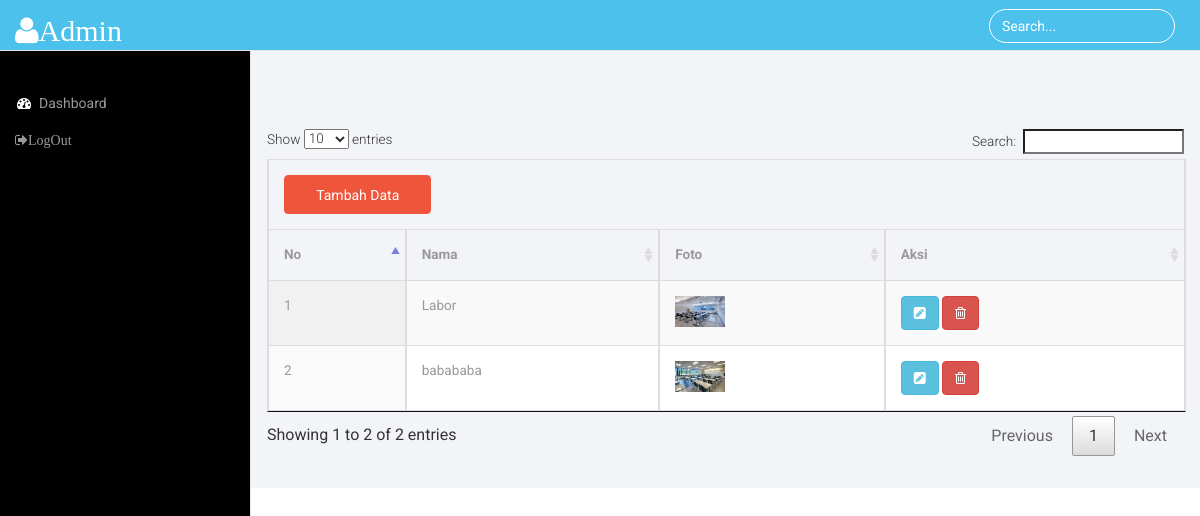
The app's page /admin/User/index.php?page=data_galeri with its own data.
### tables this page shows
CREATE TABLE `tbl_galeri` (
  `id_foto` int(11) NOT NULL,
  `nama_foto` varchar(45) NOT NULL,
  `foto_galeri` text NOT NULL
);

### admin/User/data_galeri.php (the view, shortened to what this page needs)
<body class="wide comments example dt-example-bootstrap">
	<div class="fw-container">
		<div class="fw-body">
			<div class="content">
			<?php
			$sqlt = mysqli_query($koneksi, "select * from tbl_galeri");
			$no=1;
			?>
				<table  id="table_id"  class="display table table-bordered">
					<thead>
					<tr>
						<th colspan="6"><button type="button" class="btn  btn-success col-md-2" data-toggle="modal" data-target="#modal-success">Tambah Data</button></th><br><br>
					</tr>
						<tr>
						<th>No</th>
						<th>Nama</th>
						<th>Foto</th>
						<th>Aksi</th>
						</tr>
					</thead>
					<?php
           			 while($dat = mysqli_fetch_array($sqlt)){
                ?>
                <tr>
                <td><?= $no++ ?></td>
                <td><?= $dat['nama_foto']; ?></td>
                <td><img src="images/<?php echo $dat['foto_galeri'] ;?>" alt="tidak muncul " width="50px"></td>
					<td>
						<form action="hapus.php?id=<?= $dat['id_foto']; ?>" method='post'>
                            <a href="index.php?page=edit_galeri&id=<?= $dat['id_foto']; ?>" class="btn btn-info "><i  class="  fa fa-pencil-square"></i></a>
                            <button type="submit" name="hapus_galeri" class=" btn btn-danger"><i  class=" fa fa-trash-o"></i></button>
                        </form>
		            </td>
</tr>
<?php } ?>
	</table>
</body>

### admin/User/index.php (shortened to what this page needs)
<!DOCTYPE HTML>
<html>
<head>
<link href="css/bootstrap.min.css" rel='stylesheet' type='text/css' />
<link href="css/style.css" rel='stylesheet' type='text/css' />
<link href="css/lines.css" rel='stylesheet' type='text/css' />
<link href="css/font-awesome.css" rel="stylesheet">
<link href="css/custom.css" rel="stylesheet">
<link rel="stylesheet" type="text/css" href="DataTables/datatables.min.css"/>
</head>
<body>
<div id="wrapper">
        <nav class="top1 navbar navbar-default navbar-static-top" role="navigation" style="margin-bottom: 0">
            <div class="navbar-header">
                <a  class="navbar-brand" href="index.php" ><li class="fa fa-user">Admin</li></a>
            </div>
			<form class="navbar-form navbar-right">
              <input type="text" class="form-control" value="Search..." onfocus="this.value = '';" onblur="if (this.value == '') {this.value = 'Search...';}">
            </form>
            <div class="navbar-default sidebar" role="navigation">
                <div class="sidebar-nav navbar-collapse">
                    <ul class="nav" id="side-menu">
                        <li>
                            <a href="?page=home"><i class="fa fa-dashboard fa-fw nav_icon"></i>Dashboard</a>
                        <li>
                              <li>
                                 <a class="fa fa-sign-out" href="logout.php">LogOut</a>
                            </li>
                            </ul>
                </div>
            </div>
        </nav>
        <div id="page-wrapper">
        <div class="graphs">
    <?php
            include "konten.php"
    ?>
   </div>
    </body>
</html>

### admin/User/konten.php
<?php
    if(!empty($_GET["page"])){
        include_once($_GET["page"].".php");
    }else {
        include "home.php";
    }
?>

### admin/User/css/style.css (style rules this page uses)
ul, ol { margin: 0; }
html, body { font-family: 'Roboto', sans-serif; font-size: 100%; background:#000; overflow-x: hidden; }
body a { transition:0.5s all; -webkit-transition:0.5s all; -moz-transition:0.5s all; -o-transition:0.5s all; -ms-transition:0.5s all; }
.navbar-default.sidebar { background-color: #000; font-family: 'Roboto', sans-serif; }
nav.top1.navbar.navbar-default.navbar-static-top { background-color:rgb(76, 193, 236); font-family: 'Roboto', sans-serif; }
.navbar-default .navbar-brand { color: #fff !important; font-size: 30px; font-weight: 500; }
.navbar-right { margin-right: 10px !important; }
i.nav_icon { color: #fff; margin-right:6px; }
.sidebar ul li a { color: #999; font-size:14px; }
.form-control { background: none !important; border: 1px solid #fff !important; border-radius: 20px !important; box-shadow: none !important; }
.navbar-form.navbar-right input[type="text"] { color: #fff; }
form.navbar-form.navbar-right { margin:9px 0 0 0; }
.sidebar-nav.navbar-collapse { margin: 2em 0 0 0; }
.graphs { padding: 2em 1em; background: #f2f4f8; font-family: 'Roboto', sans-serif; }
.table > thead > tr > th, .table > tbody > tr > th, .table > tfoot > tr > th, .table > thead > tr > td, .table > tbody > tr > td, .table > tfoot > tr > td { border-top: none !important; }
.table > thead > tr > th, .table > tbody > tr > th, .table > tfoot > tr > th, .table > thead > tr > td, .table > tbody > tr > td, .table > tfoot > tr > td { font-size: 0.85em; color: #999; }
.table td, .table>tbody>tr>td, .table>tbody>tr>th, .table>tfoot>tr>td, .table>tfoot>tr>th, .table>thead>tr>td, .table>thead>tr>th { padding:15px !important; }
.table > thead > tr > th { border-bottom: 1px solid #ddd !important; }
.badge-success, .bg-green, .bootstrap-switch-success, .btn-success { border-color: #ef553a; background: #ef553a; padding:8.5px 12px; }

### admin/User/css/custom.css (style rules this page uses)
#wrapper { width: 100%; }
#page-wrapper { min-height: 568px; background-color: #fff; }
@media (min-width:768px) { #page-wrapper { position: inherit; margin: 0 0 0 250px; border-left: 1px solid #e7e7e7; } }
.sidebar .sidebar-nav.navbar-collapse { padding-right: 0; padding-left: 0; }
@media (min-width:768px) { .sidebar { z-index: 1; position: absolute; width: 250px; margin-top: 51px; } }

### records on screen
tbl_galeri: nama_foto "Labor", foto_galeri (picture)
tbl_galeri: nama_foto "babababa", foto_galeri (picture)
